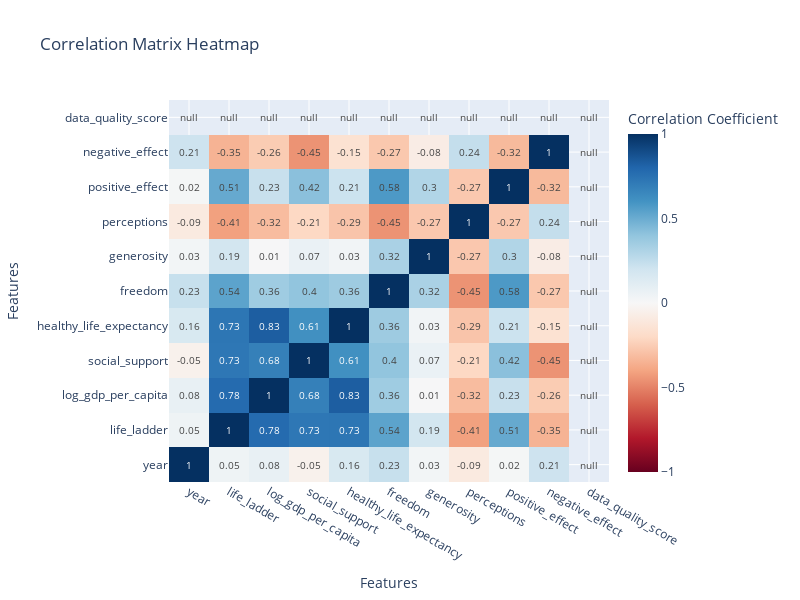
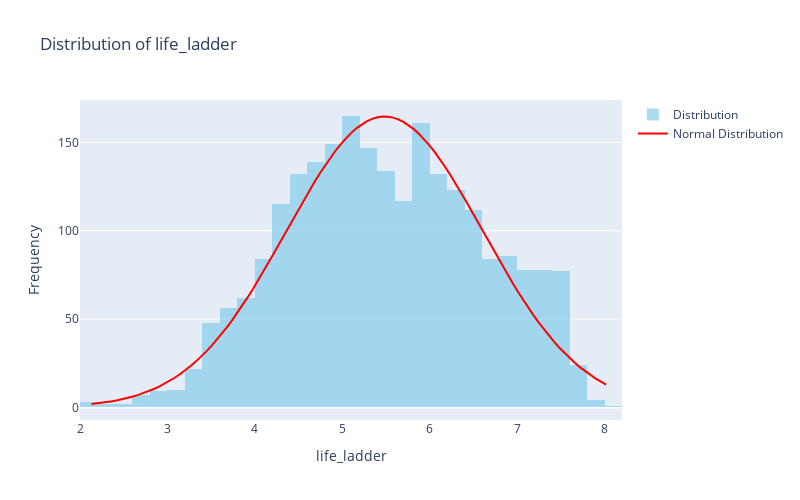
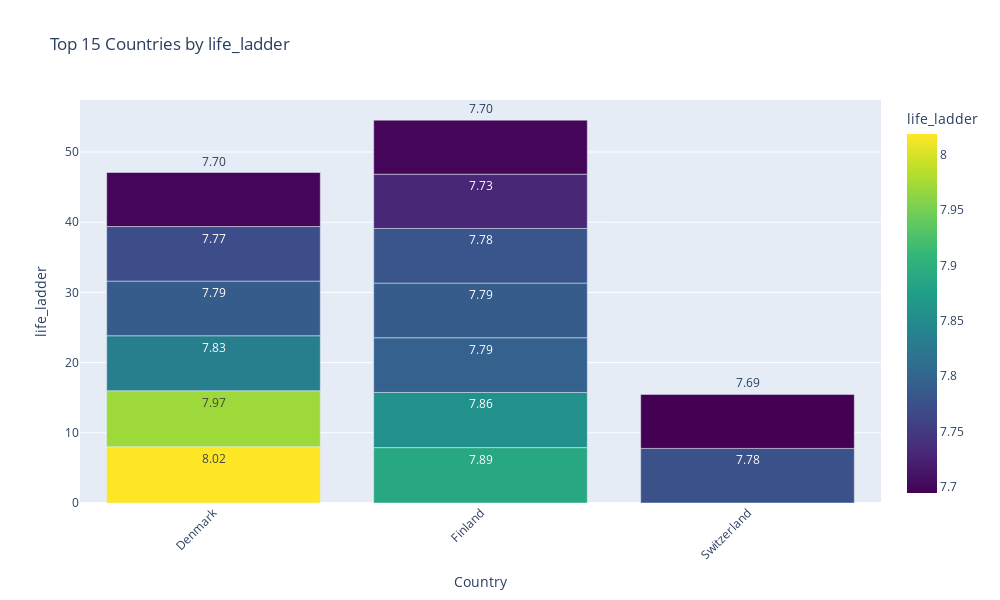

Notebook source saved alongside these figures, in order:
### Code cell
# Advanced Visualization Functions
def create_correlation_heatmap(df, save_path=None):
    """Create an advanced correlation heatmap with annotations."""
    print(" Creating correlation heatmap...")
    
    # Select only numerical columns
    numerical_cols = df.select_dtypes(include=[np.number]).columns
    correlation_matrix = df[numerical_cols].corr()
    
    # Create heatmap with annotations
    fig = go.Figure(data=go.Heatmap(
        z=correlation_matrix.values,
        x=correlation_matrix.columns,
        y=correlation_matrix.columns,
        colorscale='RdBu',
        zmid=0,
        text=np.round(correlation_matrix.values, 2),
        texttemplate="%{text}",
        textfont={"size": 10},
        colorbar=dict(title="Correlation Coefficient")
    ))
    
    fig.update_layout(
        title="Correlation Matrix Heatmap",
        xaxis_title="Features",
        yaxis_title="Features",
        width=800,
        height=600
    )
    
    fig.show()
    
    if save_path:
        fig.write_html(save_path)
        print(f" Correlation heatmap saved to {save_path}")
    
    return fig

def create_distribution_plots(df, target_col, save_path=None):
    """Create comprehensive distribution plots."""
    print(f" Creating distribution plots for {target_col}...")
    
    # Create subplots
    fig = go.Figure()
    
    # Histogram
    fig.add_trace(go.Histogram(
        x=df[target_col],
        nbinsx=30,
        name='Distribution',
        opacity=0.7,
        marker_color='skyblue'
    ))
    
    # Add normal distribution overlay
    mean_val = df[target_col].mean()
    std_val = df[target_col].std()
    x_range = np.linspace(df[target_col].min(), df[target_col].max(), 100)
    y_normal = scipy_stats.norm.pdf(x_range, mean_val, std_val) * len(df) * (df[target_col].max() - df[target_col].min()) / 30
    
    fig.add_trace(go.Scatter(
        x=x_range,
        y=y_normal,
        mode='lines',
        name='Normal Distribution',
        line=dict(color='red', width=2)
    ))
    
    fig.update_layout(
        title=f'Distribution of {target_col}',
        xaxis_title=target_col,
        yaxis_title='Frequency',
        showlegend=True,
        width=800,
        height=500
    )
    
    fig.show()
    
    if save_path:
        fig.write_html(save_path)
        print(f" Distribution plot saved to {save_path}")
    
    return fig

def create_top_countries_chart(df, metric_col, n_countries=15, save_path=None):
    """Create interactive bar chart for top countries."""
    print(f" Creating top countries chart for {metric_col}...")
    
    # Get top countries
    top_countries = df.nlargest(n_countries, metric_col)
    
    fig = px.bar(
        top_countries,
        x='country',
        y=metric_col,
        title=f'Top {n_countries} Countries by {metric_col}',
        color=metric_col,
        color_continuous_scale='Viridis',
        text=metric_col
    )
    
    fig.update_traces(texttemplate='%{text:.2f}', textposition='outside')
    fig.update_layout(
        xaxis_title='Country',
        yaxis_title=metric_col,
        xaxis_tickangle=-45,
        width=1000,
        height=600
    )
    
    fig.show()
    
    if save_path:
        fig.write_html(save_path)
        print(f" Top countries chart saved to {save_path}")
    
    return fig

def create_world_map(df, metric_col, save_path=None):
    """Create interactive world choropleth map."""
    print(f" Creating world map for {metric_col}...")
    
    fig = px.choropleth(
        df,
        locations='country',
        locationmode='country names',
        color=metric_col,
        hover_name='country',
        hover_data={metric_col: ':.2f'},
        color_continuous_scale='Viridis',
        title=f'World Map: {metric_col}'
    )
    
    fig.update_layout(
        geo=dict(
            showframe=False,
            showcoastlines=True,
            projection_type='natural earth'
        ),
        width=1000,
        height=600
    )
    
    fig.show()
    
    if save_path:
        fig.write_html(save_path)
        print(f" World map saved to {save_path}")
    
    return fig

def create_scatter_matrix(df, columns, save_path=None):
    """Create scatter matrix plot."""
    print(" Creating scatter matrix...")
    
    fig = px.scatter_matrix(
        df,
        dimensions=columns,
        title="Scatter Matrix of Key Variables",
        width=1000,
        height=800
    )
    
    fig.show()
    
    if save_path:
        fig.write_html(save_path)
        print(f" Scatter matrix saved to {save_path}")
    
    return fig

# Create visualizations if data is available
if 'happiness_clean' in locals() and happiness_clean is not None:
    print(" CREATING ADVANCED VISUALIZATIONS")
    print("=" * 50)
    
    # Determine the main happiness column
    happiness_col = None
    for col in happiness_clean.columns:
        if 'life' in col.lower() or 'ladder' in col.lower() or 'happiness' in col.lower():
            happiness_col = col
            break
    
    if happiness_col:
        print(f" Main happiness metric: {happiness_col}")
        
        # Create all visualizations
        viz_files = {}
        
        # 1. Correlation heatmap
        viz_files['correlation'] = create_correlation_heatmap(
            happiness_clean, 
            'outputs/plots/correlation_heatmap.html'
        )
        
        # 2. Distribution plots
        viz_files['distribution'] = create_distribution_plots(
            happiness_clean, 
            happiness_col, 
            'outputs/plots/happiness_distribution.html'
        )
        
        # 3. Top countries chart
        viz_files['top_countries'] = create_top_countries_chart(
            happiness_clean, 
            happiness_col, 
            save_path='outputs/plots/top_countries.html'
        )
        
        # 4. World map
        viz_files['world_map'] = create_world_map(
            happiness_clean, 
            happiness_col, 
            save_path='outputs/plots/world_happiness_map.html'
        )
        
        # 5. Scatter matrix of key variables
        key_vars = [col for col in happiness_clean.select_dtypes(include=[np.number]).columns 
                   if col != 'data_quality_score'][:5]  # Top 5 numerical columns
        
        viz_files['scatter_matrix'] = create_scatter_matrix(
            happiness_clean, 
            key_vars, 
            'outputs/plots/scatter_matrix.html'
        )
        
        print("\n All visualizations created and saved!")
        
    else:
        print(" Could not identify main happiness column")
else:
    print(" No cleaned data available for visualization")

### Figure 1 — Plotly figure (JSON) as saved in the notebook; plotly's stock layout.template omitted (floating-point values rounded to 4 significant figures)
{"data": [{"colorbar": {"title": {"text": "Correlation Coefficient"}}, "colorscale": [[0, "rgb(103,0,31)"], [0.1, "rgb(178,24,43)"], [0.2, "rgb(214,96,77)"], [0.3, "rgb(244,165,130)"], [0.4, "rgb(253,219,199)"], [0.5, "rgb(247,247,247)"], [0.6, "rgb(209,229,240)"], [0.7, "rgb(146,197,222)"], [0.8, "rgb(67,147,195)"], [0.9, "rgb(33,102,172)"], [1, "rgb(5,48,97)"]], "text": [[1, 0.05, 0.08, -0.05, 0.16, 0.23, 0.03, -0.09, 0.02, 0.21, null], [0.05, 1, 0.78, 0.73, 0.73, 0.54, 0.19, -0.41, 0.51, -0.35, null], [0.08, 0.78, 1, 0.68, 0.83, 0.36, 0.01, -0.32, 0.23, -0.26, null], [-0.05, 0.73, 0.68, 1, 0.61, 0.4, 0.07, -0.21, 0.42, -0.45, null], [0.16, 0.73, 0.83, 0.61, 1, 0.36, 0.03, -0.29, 0.21, -0.15, null], [0.23, 0.54, 0.36, 0.4, 0.36, 1, 0.32, -0.45, 0.58, -0.27, null], [0.03, 0.19, 0.01, 0.07, 0.03, 0.32, 1, -0.27, 0.3, -0.08, null], [-0.09, -0.41, -0.32, -0.21, -0.29, -0.45, -0.27, 1, -0.27, 0.24, null], [0.02, 0.51, 0.23, 0.42, 0.21, 0.58, 0.3, -0.27, 1, -0.32, null], [0.21, -0.35, -0.26, -0.45, -0.15, -0.27, -0.08, 0.24, -0.32, 1, null], [null, null, null, null, null, null, null, null, null, null, null]], "textfont": {"size": 10}, "texttemplate": "%{text}", "type": "heatmap", "x": ["year", "life_ladder", "log_gdp_per_capita", "social_support", "healthy_life_expectancy", "freedom", "generosity", "perceptions", "positive_effect", "negative_effect", "data_quality_score"], "y": ["year", "life_ladder", "log_gdp_per_capita", "social_support", "healthy_life_expectancy", "freedom", "generosity", "perceptions", "positive_effect", "negative_effect", "data_quality_score"], "z": [[1, 0.04781, 0.07936, -0.04568, 0.1607, 0.2306, 0.02736, -0.09383, 0.01575, 0.2105, null], [0.04781, 1, 0.7759, 0.7258, 0.7275, 0.5359, 0.1879, -0.4128, 0.5106, -0.3472, null], [0.07936, 0.7759, 1, 0.6832, 0.8292, 0.3581, 0.007452, -0.3166, 0.2282, -0.257, null], [-0.04568, 0.7258, 0.6832, 1, 0.6138, 0.4001, 0.07086, -0.2074, 0.4183, -0.4527, null], [0.1607, 0.7275, 0.8292, 0.6138, 1, 0.3622, 0.03331, -0.285, 0.2147, -0.1532, null], [0.2306, 0.5359, 0.3581, 0.4001, 0.3622, 1, 0.3224, -0.4534, 0.5755, -0.272, null], [0.02736, 0.1879, 0.007452, 0.07086, 0.03331, 0.3224, 1, -0.2735, 0.3006, -0.07553, null], [-0.09383, -0.4128, -0.3166, -0.2074, -0.285, -0.4534, -0.2735, 1, -0.2709, 0.2418, null], [0.01575, 0.5106, 0.2282, 0.4183, 0.2147, 0.5755, 0.3006, -0.2709, 1, -0.3236, null], [0.2105, -0.3472, -0.257, -0.4527, -0.1532, -0.272, -0.07553, 0.2418, -0.3236, 1, null], [null, null, null, null, null, null, null, null, null, null, null]], "zmid": 0}], "layout": {"height": 600, "title": {"text": "Correlation Matrix Heatmap"}, "width": 800, "xaxis": {"title": {"text": "Features"}}, "yaxis": {"title": {"text": "Features"}}}}

### Figure 2 — Plotly figure (JSON) as saved in the notebook; plotly's stock layout.template omitted (floating-point values rounded to 4 significant figures; data arrays with more than 128 entries replaced by an {"elided": "..."} marker saying what was removed)
{"data": [{"marker": {"color": "skyblue"}, "name": "Distribution", "nbinsx": 30, "opacity": 0.7, "type": "histogram", "x": {"elided": "2363 float values"}}, {"line": {"color": "red", "width": 2}, "mode": "lines", "name": "Normal Distribution", "type": "scatter", "x": [2.131, 2.191, 2.25, 2.31, 2.369, 2.429, 2.488, 2.548, 2.607, 2.667, 2.726, 2.786, 2.845, 2.905, 2.964, 3.024, 3.083, 3.142, 3.202, 3.261, 3.321, 3.38, 3.44, 3.499, 3.559, 3.618, 3.678, 3.737, 3.797, 3.856, 3.916, 3.975, 4.034, 4.094, 4.153, 4.213, 4.272, 4.332, 4.391, 4.451, 4.51, 4.57, 4.629, 4.689, 4.748, 4.808, 4.867, 4.927, 4.986, 5.045, 5.105, 5.164, 5.224, 5.283, 5.343, 5.402, 5.462, 5.521, 5.581, 5.64, 5.7, 5.759, 5.819, 5.878, 5.938, 5.997, 6.056, 6.116, 6.175, 6.235, 6.294, 6.354, 6.413, 6.473, 6.532, 6.592, 6.651, 6.711, 6.77, 6.83, 6.889, 6.948, 7.008, 7.067, 7.127, 7.186, 7.246, 7.305, 7.365, 7.424, 7.484, 7.543, 7.603, 7.662, 7.722, 7.781, 7.841, 7.9, 7.959, 8.019], "y": [1.916, 2.241, 2.613, 3.039, 3.525, 4.076, 4.701, 5.406, 6.2, 7.091, 8.086, 9.195, 10.43, 11.79, 13.3, 14.95, 16.77, 18.75, 20.91, 23.25, 25.78, 28.51, 31.44, 34.57, 37.91, 41.45, 45.19, 49.14, 53.28, 57.61, 62.12, 66.79, 71.62, 76.57, 81.64, 86.81, 92.04, 97.31, 102.6, 107.9, 113.1, 118.2, 123.3, 128.2, 132.9, 137.4, 141.6, 145.6, 149.3, 152.6, 155.6, 158.1, 160.3, 162.1, 163.4, 164.3, 164.7, 164.6, 164.1, 163.1, 161.7, 159.8, 157.6, 154.9, 151.8, 148.4, 144.6, 140.6, 136.3, 131.7, 127.0, 122.1, 117.0, 111.8, 106.6, 101.3, 96.02, 90.75, 85.53, 80.39, 75.35, 70.42, 65.64, 61.0, 56.54, 52.25, 48.16, 44.26, 40.56, 37.07, 33.78, 30.7, 27.82, 25.15, 22.66, 20.36, 18.25, 16.31, 14.53, 12.92]}], "layout": {"height": 500, "showlegend": true, "title": {"text": "Distribution of life_ladder"}, "width": 800, "xaxis": {"title": {"text": "life_ladder"}}, "yaxis": {"title": {"text": "Frequency"}}}}

### Figure 3 — Plotly figure (JSON) as saved in the notebook; plotly's stock layout.template omitted (floating-point values rounded to 4 significant figures)
{"data": [{"alignmentgroup": "True", "hovertemplate": "country=%{x}<br>life_ladder=%{marker.color}<extra></extra>", "legendgroup": "", "marker": {"color": [8.019, 7.971, 7.889, 7.858, 7.834, 7.794, 7.788, 7.788, 7.78, 7.776, 7.771, 7.729, 7.699, 7.699, 7.694], "coloraxis": "coloraxis", "pattern": {"shape": ""}}, "name": "", "offsetgroup": "", "orientation": "v", "showlegend": false, "text": [8.019, 7.971, 7.889, 7.858, 7.834, 7.794, 7.788, 7.788, 7.78, 7.776, 7.771, 7.729, 7.699, 7.699, 7.694], "textposition": "outside", "texttemplate": "%{text:.2f}", "type": "bar", "x": ["Denmark", "Denmark", "Finland", "Finland", "Denmark", "Finland", "Finland", "Denmark", "Finland", "Switzerland", "Denmark", "Finland", "Finland", "Denmark", "Switzerland"], "xaxis": "x", "y": [8.019, 7.971, 7.889, 7.858, 7.834, 7.794, 7.788, 7.788, 7.78, 7.776, 7.771, 7.729, 7.699, 7.699, 7.694], "yaxis": "y"}], "layout": {"barmode": "relative", "coloraxis": {"colorbar": {"title": {"text": "life_ladder"}}, "colorscale": [[0, "#440154"], [0.1111, "#482878"], [0.2222, "#3e4989"], [0.3333, "#31688e"], [0.4444, "#26828e"], [0.5556, "#1f9e89"], [0.6667, "#35b779"], [0.7778, "#6ece58"], [0.8889, "#b5de2b"], [1, "#fde725"]]}, "height": 600, "legend": {"tracegroupgap": 0}, "title": {"text": "Top 15 Countries by life_ladder"}, "width": 1000, "xaxis": {"anchor": "y", "domain": [0, 1], "tickangle": -45, "title": {"text": "Country"}}, "yaxis": {"anchor": "x", "domain": [0, 1], "title": {"text": "life_ladder"}}}}
